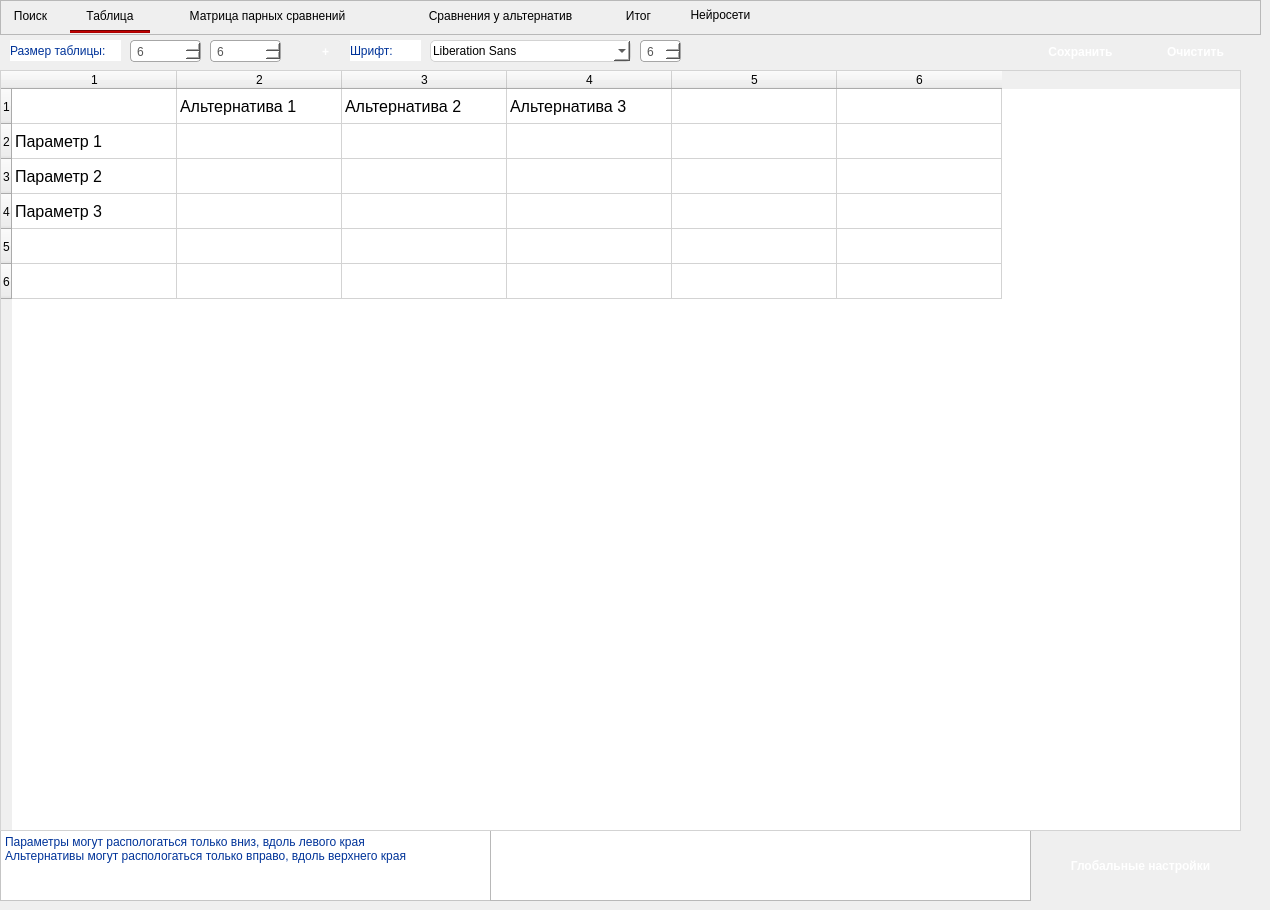
    <widget class="QWidget" name="tab_2">
     <attribute name="title">
      <string>Таблица</string>
     </attribute>
     <widget class="QFrame" name="MainToolBar_2">
      <property name="geometry">
       <rect>
        <x>0</x>
        <y>0</y>
        <width>1261</width>
        <height>35</height>
       </rect>
      </property>
      <property name="styleSheet">
       <string notr="true">QPushButton{
	border: 0px;	
	font: 12pt &quot;Nirmala UI&quot;;
}

QPushButton:hover{
	font: bold;
}

QPushButton:pressed{
	background-color: rgb(227, 253, 252);
	font: bold;
}
QFrame{
	border-bottom: 2px solid rgba(227, 227, 227, 255);
}
</string>
      </property>
      <property name="frameShape">
       <enum>QFrame::StyledPanel</enum>
      </property>
      <property name="frameShadow">
       <enum>QFrame::Raised</enum>
      </property>
      <widget class="QPushButton" name="pushButton_2">
       <property name="geometry">
        <rect>
         <x>0</x>
         <y>0</y>
         <width>61</width>
         <height>31</height>
        </rect>
       </property>
       <property name="styleSheet">
        <string notr="true"/>
       </property>
       <property name="text">
        <string>Поиск</string>
       </property>
      </widget>
      <widget class="QPushButton" name="pushButton_3">
       <property name="geometry">
        <rect>
         <x>70</x>
         <y>0</y>
         <width>80</width>
         <height>31</height>
        </rect>
       </property>
       <property name="styleSheet">
        <string notr="true"/>
       </property>
       <property name="text">
        <string>Таблица</string>
       </property>
      </widget>
      <widget class="QPushButton" name="pushButton_8">
       <property name="geometry">
        <rect>
         <x>152</x>
         <y>0</y>
         <width>231</width>
         <height>31</height>
        </rect>
       </property>
       <property name="styleSheet">
        <string notr="true"/>
       </property>
       <property name="text">
        <string>Матрица парных сравнений</string>
       </property>
      </widget>
      <widget class="QPushButton" name="pushButton_25">
       <property name="geometry">
        <rect>
         <x>390</x>
         <y>0</y>
         <width>221</width>
         <height>31</height>
        </rect>
       </property>
       <property name="styleSheet">
        <string notr="true"/>
       </property>
       <property name="text">
        <string>Сравнения у альтернатив</string>
       </property>
      </widget>
      <widget class="QPushButton" name="pushButton_38">
       <property name="geometry">
        <rect>
         <x>613</x>
         <y>0</y>
         <width>51</width>
         <height>31</height>
        </rect>
       </property>
       <property name="styleSheet">
        <string notr="true"/>
       </property>
       <property name="text">
        <string>Итог</string>
       </property>
      </widget>
      <widget class="QPushButton" name="pushButton_61">
       <property name="geometry">
        <rect>
         <x>670</x>
         <y>0</y>
         <width>101</width>
         <height>30</height>
        </rect>
       </property>
       <property name="styleSheet">
        <string notr="true"/>
       </property>
       <property name="text">
        <string>Нейросети</string>
       </property>
      </widget>
     </widget>
     <widget class="Line" name="line_3">
      <property name="geometry">
       <rect>
        <x>70</x>
        <y>30</y>
        <width>80</width>
        <height>3</height>
       </rect>
      </property>
      <property name="styleSheet">
       <string notr="true">background-color: rgb(170, 0, 0);</string>
      </property>
      <property name="orientation">
       <enum>Qt::Horizontal</enum>
      </property>
     </widget>
     <widget class="QLabel" name="label">
      <property name="geometry">
       <rect>
        <x>10</x>
        <y>40</y>
        <width>111</width>
        <height>21</height>
       </rect>
      </property>
      <property name="styleSheet">
       <string notr="true">QLabel {
    background-color: white;
    color: #003399;
}</string>
      </property>
      <property name="text">
       <string>Размер таблицы:</string>
      </property>
     </widget>
     <widget class="QSpinBox" name="spinBox">
      <property name="geometry">
       <rect>
        <x>130</x>
        <y>40</y>
        <width>71</width>
        <height>22</height>
       </rect>
      </property>
      <property name="styleSheet">
       <string notr="true">QSpinBox {
    background-color: white;
    border: 1px solid #a6a6a6;
    border-radius: 4px;
    padding: 4px;
    color: #555555;
}

QSpinBox:focus {
    border: 1px solid #7e93f3;
}
</string>
      </property>
      <property name="maximum">
       <number>1000</number>
      </property>
      <property name="value">
       <number>6</number>
      </property>
     </widget>
     <widget class="QSpinBox" name="spinBox_2">
      <property name="geometry">
       <rect>
        <x>210</x>
        <y>40</y>
        <width>71</width>
        <height>22</height>
       </rect>
      </property>
      <property name="styleSheet">
       <string notr="true">QSpinBox {
    background-color: white;
    border: 1px solid #a6a6a6;
    border-radius: 4px;
    padding: 4px;
    color: #555555;
}

QSpinBox:focus {
    border: 1px solid #7e93f3;
}
</string>
      </property>
      <property name="maximum">
       <number>1000</number>
      </property>
      <property name="value">
       <number>6</number>
      </property>
     </widget>
     <widget class="QPlainTextEdit" name="plainTextEdit">
      <property name="geometry">
       <rect>
        <x>0</x>
        <y>830</y>
        <width>491</width>
        <height>71</height>
       </rect>
      </property>
      <property name="styleSheet">
       <string notr="true">
background-color: white;
color: #003399;
</string>
      </property>
      <property name="plainText">
       <string>Параметры могут распологаться только вниз, вдоль левого края
Альтернативы могут распологаться только вправо, вдоль верхнего края</string>
      </property>
      <property name="textInteractionFlags">
       <set>Qt::TextSelectableByKeyboard|Qt::TextSelectableByMouse</set>
      </property>
     </widget>
     <widget class="QPlainTextEdit" name="plainTextEdit_2">
      <property name="geometry">
       <rect>
        <x>490</x>
        <y>830</y>
        <width>541</width>
        <height>71</height>
       </rect>
      </property>
      <property name="plainText">
       <string/>
      </property>
     </widget>
     <widget class="QPushButton" name="pushButton_10">
      <property name="geometry">
       <rect>
        <x>1020</x>
        <y>40</y>
        <width>121</width>
        <height>23</height>
       </rect>
      </property>
      <property name="styleSheet">
       <string notr="true">QPushButton
{
background-color: qlineargradient(x1: 0, y1: 0, x2: 0, y2: 1,
                                 stop: 0 #6da8f7, stop: 1 #4b7dda);
color: white;
border-radius: 5px;
border: none;
font-weight: bold;
font-size: 12px;
padding: 3px 5px;
}

QPushButton:hover
{
background-color: qlineargradient(x1: 0, y1: 0, x2: 0, y2: 1,
                                 stop: 0 #4b7dda, stop: 1 #6da8f7);
}

QPushButton:pressed
{
background-color: qlineargradient(x1: 0, y1: 0, x2: 0, y2: 1,
                                 stop: 0 #4b7dda, stop: 1 #6da8f7);
padding-left: 4px;
padding-top: 4px;
}
</string>
      </property>
      <property name="text">
       <string>Сохранить</string>
      </property>
     </widget>
     <widget class="QPushButton" name="pushButton_14">
      <property name="geometry">
       <rect>
        <x>1150</x>
        <y>40</y>
        <width>91</width>
        <height>23</height>
       </rect>
      </property>
      <property name="styleSheet">
       <string notr="true">QPushButton
{
background-color: qlineargradient(x1: 0, y1: 0, x2: 0, y2: 1,
                                 stop: 0 #6da8f7, stop: 1 #4b7dda);
color: white;
border-radius: 5px;
border: none;
font-weight: bold;
font-size: 12px;
padding: 3px 5px;
}

QPushButton:hover
{
background-color: qlineargradient(x1: 0, y1: 0, x2: 0, y2: 1,
                                 stop: 0 #4b7dda, stop: 1 #6da8f7);
}

QPushButton:pressed
{
background-color: qlineargradient(x1: 0, y1: 0, x2: 0, y2: 1,
                                 stop: 0 #4b7dda, stop: 1 #6da8f7);
padding-left: 4px;
padding-top: 4px;
}
</string>
      </property>
      <property name="text">
       <string>Очистить</string>
      </property>
     </widget>
     <widget class="QTableWidget" name="tableWidget_3">
      <property name="geometry">
       <rect>
        <x>0</x>
        <y>70</y>
        <width>1241</width>
        <height>761</height>
       </rect>
      </property>
      <property name="styleSheet">
       <string notr="true">QTableWidget
{
    background-color: white;
    gridline-color: lightgray;
    border: 1px solid lightgray;
	font:16px;
}

QTableWidget::item
{
    padding: 3px;
}

QTableWidget::item:selected {
    background: qlineargradient(x1: 0, y1: 0, x2: 0, y2: 1, stop: 0 #add8e6, stop: 1 #ffffff);
    border: 1px solid #87CEFA;
	
	color: rgb(0, 0, 0);
}
</string>
      </property>
      <property name="editTriggers">
       <set>QAbstractItemView::AnyKeyPressed|QAbstractItemView::DoubleClicked|QAbstractItemView::EditKeyPressed</set>
      </property>
      <attribute name="horizontalHeaderDefaultSectionSize">
       <number>165</number>
      </attribute>
      <attribute name="verticalHeaderDefaultSectionSize">
       <number>35</number>
      </attribute>
      <row>
       <property name="text">
        <string>1</string>
       </property>
      </row>
      <row>
       <property name="text">
        <string>2</string>
       </property>
      </row>
      <row>
       <property name="text">
        <string>3</string>
       </property>
      </row>
      <row>
       <property name="text">
        <string>4</string>
       </property>
      </row>
      <row>
       <property name="text">
        <string>5</string>
       </property>
      </row>
      <row>
       <property name="text">
        <string>6</string>
       </property>
      </row>
      <column>
       <property name="text">
        <string>1</string>
       </property>
      </column>
      <column>
       <property name="text">
        <string>2</string>
       </property>
      </column>
      <column>
       <property name="text">
        <string>3</string>
       </property>
      </column>
      <column>
       <property name="text">
        <string>4</string>
       </property>
      </column>
      <column>
       <property name="text">
        <string>5</string>
       </property>
      </column>
      <column>
       <property name="text">
        <string>6</string>
       </property>
      </column>
      <item row="0" column="0">
       <property name="text">
        <string/>
       </property>
      </item>
      <item row="0" column="1">
       <property name="text">
        <string>Альтернатива 1</string>
       </property>
      </item>
      <item row="0" column="2">
       <property name="text">
        <string>Альтернатива 2</string>
       </property>
      </item>
      <item row="0" column="3">
       <property name="text">
        <string>Альтернатива 3</string>
       </property>
      </item>
      <item row="1" column="0">
       <property name="text">
        <string>Параметр 1</string>
       </property>
      </item>
      <item row="2" column="0">
       <property name="text">
        <string>Параметр 2</string>
       </property>
      </item>
      <item row="3" column="0">
       <property name="text">
        <string>Параметр 3</string>
       </property>
      </item>
     </widget>
     <widget class="QPushButton" name="pushButton_27">
      <property name="geometry">
       <rect>
        <x>1040</x>
        <y>835</y>
        <width>201</width>
        <height>61</height>
       </rect>
      </property>
      <property name="styleSheet">
       <string notr="true">QPushButton
{
background-color: qlineargradient(x1: 0, y1: 0, x2: 0, y2: 1,
                                 stop: 0 #6da8f7, stop: 1 #4b7dda);
color: white;
border-radius: 5px;
border: none;
font-weight: bold;
font-size: 12px;
padding: 3px 5px;
}

QPushButton:hover
{
background-color: qlineargradient(x1: 0, y1: 0, x2: 0, y2: 1,
                                 stop: 0 #4b7dda, stop: 1 #6da8f7);
}

QPushButton:pressed
{
background-color: qlineargradient(x1: 0, y1: 0, x2: 0, y2: 1,
                                 stop: 0 #4b7dda, stop: 1 #6da8f7);
padding-left: 4px;
padding-top: 4px;
}
</string>
      </property>
      <property name="text">
       <string>Глобальные настройки</string>
      </property>
     </widget>
     <widget class="QFontComboBox" name="fontComboBox">
      <property name="geometry">
       <rect>
        <x>430</x>
        <y>40</y>
        <width>201</width>
        <height>22</height>
       </rect>
      </property>
      <property name="styleSheet">
       <string notr="true">QComboBox
{
    background-color: white;
    border: 1px solid lightgray;
    border-radius: 5px;
}

QComboBox:hover
{
    background-color: rgba(200, 200, 200, 0.2);
}

QComboBox:!enabled
{
    background-color: rgb(230, 230, 230);
}
</string>
      </property>
     </widget>
     <widget class="QSpinBox" name="spinBox_3">
      <property name="geometry">
       <rect>
        <x>640</x>
        <y>40</y>
        <width>41</width>
        <height>22</height>
       </rect>
      </property>
      <property name="styleSheet">
       <string notr="true">QSpinBox {
    background-color: white;
    border: 1px solid #a6a6a6;
    border-radius: 4px;
    padding: 4px;
    color: #555555;
}

QSpinBox:focus {
    border: 1px solid #7e93f3;
}
</string>
      </property>
      <property name="minimum">
       <number>6</number>
      </property>
      <property name="maximum">
       <number>50</number>
      </property>
     </widget>
     <widget class="QLabel" name="label_9">
      <property name="geometry">
       <rect>
        <x>350</x>
        <y>40</y>
        <width>71</width>
        <height>21</height>
       </rect>
      </property>
      <property name="styleSheet">
       <string notr="true">QLabel {
    background-color: white;
    color: #003399;
}</string>
      </property>
      <property name="text">
       <string>Шрифт:</string>
      </property>
     </widget>
     <widget class="QPushButton" name="pushButton_11">
      <property name="geometry">
       <rect>
        <x>310</x>
        <y>40</y>
        <width>31</width>
        <height>23</height>
       </rect>
      </property>
      <property name="styleSheet">
       <string notr="true">QPushButton
{
background-color: qlineargradient(x1: 0, y1: 0, x2: 0, y2: 1,
                                 stop: 0 #6da8f7, stop: 1 #4b7dda);
color: white;
border-radius: 5px;
border: none;
font-weight: bold;
font-size: 12px;
padding: 3px 5px;
}

QPushButton:hover
{
background-color: qlineargradient(x1: 0, y1: 0, x2: 0, y2: 1,
                                 stop: 0 #4b7dda, stop: 1 #6da8f7);
}

QPushButton:pressed
{
background-color: qlineargradient(x1: 0, y1: 0, x2: 0, y2: 1,
                                 stop: 0 #4b7dda, stop: 1 #6da8f7);
padding-left: 8px;
padding-top: 8px;
}
</string>
      </property>
      <property name="text">
       <string>+</string>
      </property>
     </widget>
    </widget>
